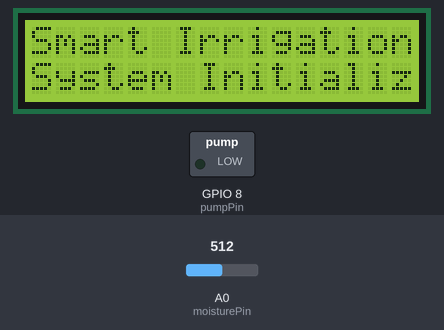
A sketch run on a simulated ESP8266 (NodeMCU). On the bench: 16×2 character LCD, switched loads named in the sketch (green lamp = pin HIGH). The inputs (shaded band) are chosen by the test bench; at power-on: A0 (moisturePin) = 512. WiFi joins after 1.5 s; servers stay silent unless stated.

Above: at 1.9 s.
At 5.1 s:
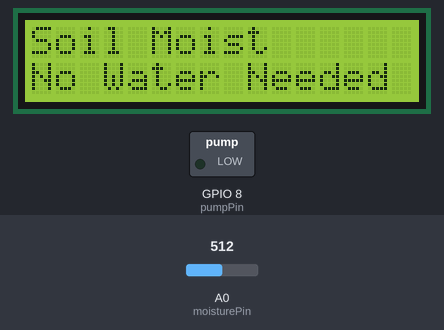
5.2 s: A0 (moisturePin) set to 418
11.1 s: A0 (moisturePin) set to 381
At 12.4 s:
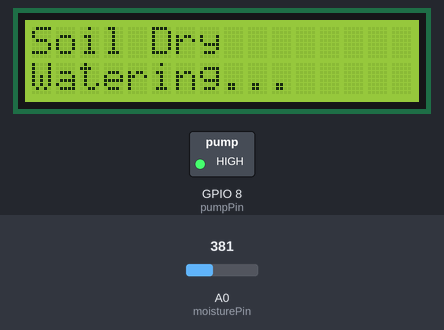
17.0 s: A0 (moisturePin) set to 410
At 18.4 s:
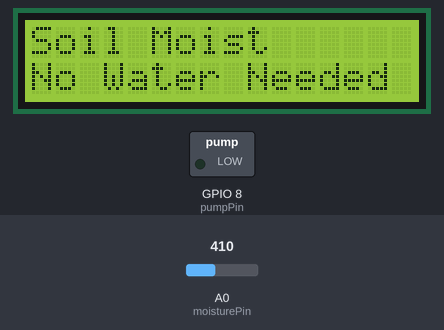
22.6 s: A0 (moisturePin) set to 390
At 24.6 s:
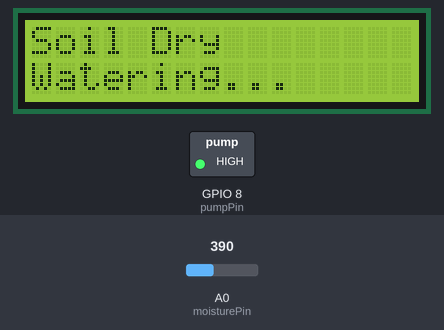
Timing chart, 0 to 29.5 s (numbered marks = the images above; inputs shaded):
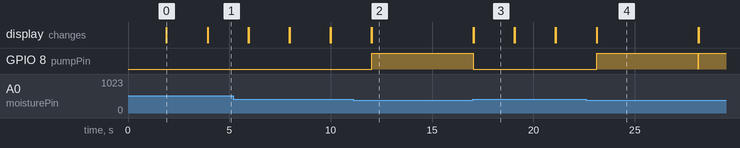

Measured:
- the behaviour switches between 400 and 399 on A0 (moisturePin) (found by bisection; images 1 and 2)
- after the input at 11.1 s, GPIO 8 (pumpPin): LOW → HIGH after 0.92 s; the display: first differs from a run without the input after 0.93 s (image 2)
- after the input at 17.0 s, GPIO 8 (pumpPin): goes on until 17.0 s, then stays LOW; the display: first differs from a run without the input after 0.05 s (image 3)
- after the input at 22.6 s, GPIO 8 (pumpPin): LOW → HIGH after 0.52 s, → LOW 5.0 s later, → HIGH 0.01 s later; the display: first differs from a run without the input after 0.53 s (image 4)
- what the display in image 0 shows lasts 2.0 s, from 1.9 s to 3.9 s

The sketch:

sketch_aug22a_copy_20230822194006.ino
```cpp
#include <LiquidCrystal_I2C.h>
#include <Wire.h>
#include <BlynkSimpleEsp8266.h>

char auth[] = "Your_Blynk_Auth_Token";

LiquidCrystal_I2C lcd(0x27, 16, 2);

const int moisturePin = A0;
const int pumpPin = 8;
const int threshold = 400; // Adjust this threshold based on calibration

void setup() {
  Blynk.begin(auth, "Your_SSID", "Your_Password");
  lcd.init();
  lcd.backlight();
  pinMode(pumpPin, OUTPUT);
  lcd.print("Smart Irrigation");
  lcd.setCursor(0, 1);
  lcd.print("System Initialized");
  delay(2000);
  lcd.clear();
}

void loop() {
  Blynk.run();
  int moistureLevel = analogRead(moisturePin);

  if (moistureLevel < threshold) {
    lcd.print("Soil Dry");
    digitalWrite(pumpPin, HIGH);
    lcd.setCursor(0, 1);
    lcd.print("Watering...");
    delay(5000); // Watering time, adjust as needed
    digitalWrite(pumpPin, LOW);
    lcd.clear();
  } else {
    lcd.print("Soil Moist");
    lcd.setCursor(0, 1);
    lcd.print("No Water Needed");
    delay(2000);
    lcd.clear();
  }

  Blynk.virtualWrite(V1, moistureLevel);
}
```
